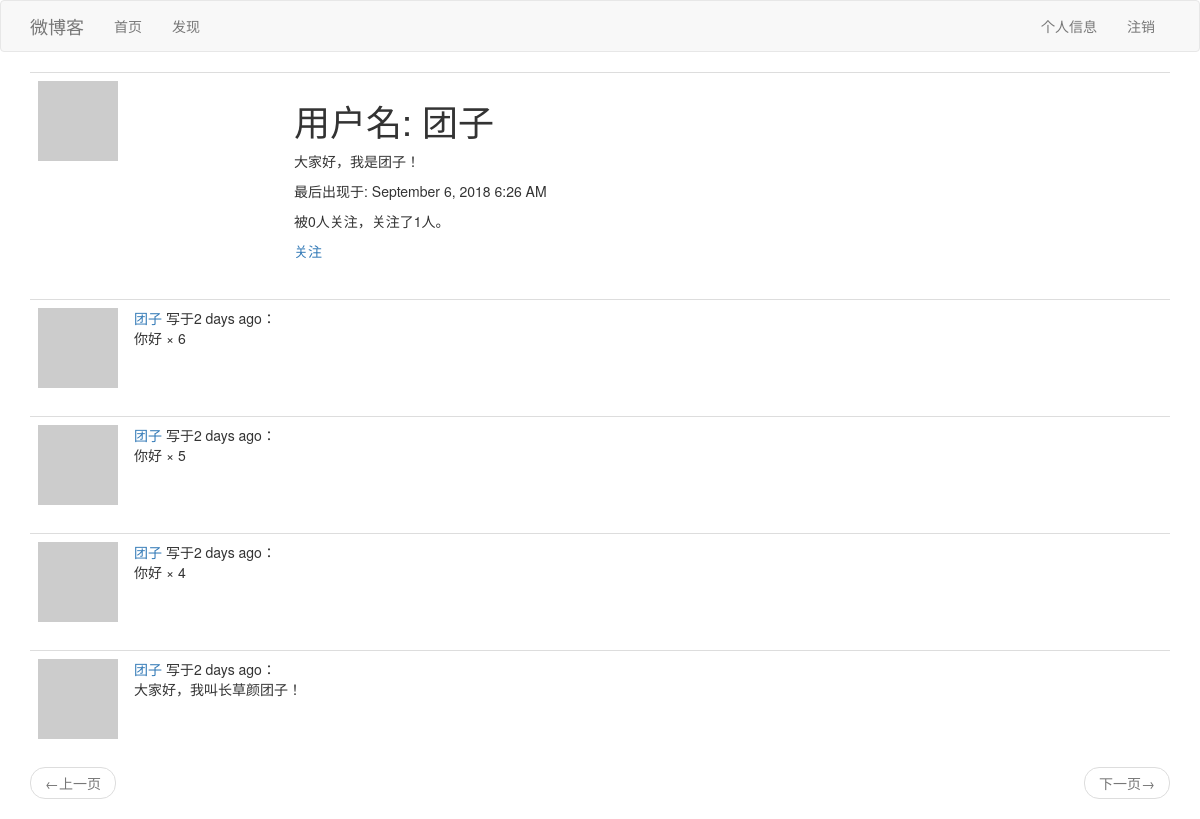
Page /user/团子 (signed in) on the committed database.
### app/models.py (models this page shows, shortened)
class User(UserMixin, db.Model):
    id = db.Column(db.Integer, primary_key=True)
    username = db.Column(db.String(64), index=True, unique=True)
    email = db.Column(db.String(120), index=True, unique=True)
    password_hash = db.Column(db.String(128))
    posts = db.relationship('Post', backref='author', lazy='dynamic')
    about_me = db.Column(db.String(140))
    last_seen = db.Column(db.DateTime, default=datetime.utcnow)
    followed = db.relationship(
        'User', secondary=followers,
        primaryjoin=(followers.c.follower_id == id),
        secondaryjoin=(followers.c.followed_id == id),
        backref=db.backref('followers', lazy='dynamic'),
        lazy='dynamic')
    def avatar(self, size):
        digest = md5(self.email.lower().encode('utf-8')).hexdigest()
        return 'https://www.gravatar.com/avatar/{}?d=robohash&s={}'.format(
            digest, size)
    def is_following(self, user):
        return self.followed.filter(
            followers.c.followed_id == user.id).count() > 0

class Post(db.Model):
    id = db.Column(db.Integer, primary_key=True)
    body = db.Column(db.String(140))
    timestamp = db.Column(db.DateTime, index=True, default=datetime.utcnow)
    user_id = db.Column(db.Integer, db.ForeignKey('user.id'))

### app/routes.py (the view)
@app.route('/user/<username>')
@login_required
def user(username):
    user = User.query.filter_by(username=username).first_or_404()
    page = request.args.get('page', 1, type=int)
    posts = user.posts.order_by(Post.timestamp.desc()).paginate(
        page, app.config['POSTS_PER_PAGE'], False)
    next_url = url_for('index', page=posts.next_num) if posts.has_next else None
    prev_url = url_for('index', page=posts.prev_num) if posts.has_prev else None
    return render_template('user.html', user=user, posts=posts.items,
                           next_url=next_url, prev_url=prev_url)

### app/models.py (called while the page is built)
@login.user_loader
def load_user(id):
    return User.query.get(int(id))

### app/routes.py (called while the page is built)
@app.before_request
def before_request():
    if current_user.is_authenticated:
        current_user.last_seen = datetime.utcnow()
        db.session.commit()

### app/templates/user.html
{% extends 'base.html' %}
{% block app_content %}
    <table class="table table-hover">
        <tr>
            <td width="256px"><img src="{{ user.avatar(256) }}"></td>
            <td>
                <h1>用户名: {{ user.username }}</h1>
                {% if user.about_me %}
                    <p>{{ user.about_me }}</p>
                {% endif %}
                {% if user.last_seen %}
                    <p>最后出现于: {{ moment(user.last_seen).format('LLL') }}</p>
                {% endif %}
                <p>被{{ user.followers.count() }}人关注，关注了{{ user.followed.count() }}人。</p>
                {% if user == current_user %}
                    <p><a href="{{ url_for('edit_profile') }}">编辑个人信息</a></p>
                {% elif not current_user.is_following(user) %}
                    <p><a href="{{ url_for('follow', username=user.username) }}">关注</a></p>
                {% else %}
                    <p><a href="{{ url_for('unfollow', username=user.username) }}">取消关注</a></p>
                {% endif %}
            </td>
        </tr>
    </table>
    {% for post in posts %}
        {% include "_post.html" %}
    {% endfor %}
    <nav aria-label="...">
        <ul class="pager">
            <li class="previous{% if not prev_url %} disabled{% endif %}">
                <a href="{{ prev_url or '#' }}">
                    <span aria-hidden="true">&larr;</span>上一页
                </a>
            </li>
            <li class="next{% if not next_url %} disabled{% endif %}">
                <a href="{{ next_url or '#' }}">
                    下一页<span aria-hidden="true">&rarr;</span>
                </a>
            </li>
        </ul>
    </nav>
{% endblock %}

### app/templates/_post.html (shortened to what this page needs)
<table class="table table-hover">
    <tr>
        <td width="70px">
            <a href="{{ url_for('user', username=post.author.username) }}">
                <img src="{{ post.author.avatar(36) }}">
            </a>
        </td>
        <td>
            <a href="{{ url_for('user', username=post.author.username) }}">
                {{ post.author.username }}
            </a>
            写于{{ moment(post.timestamp).fromNow() }}：
            <br/>
            {{ post.body }}
        </td>
</table>

### rows in the picture
User: username "团子", about_me "大家好，我是团子！", last_seen "September 6, 2018 6:26 AM"
Post: author.username "团子", timestamp "2 days ago", body "你好 × 6"
Post: author.username "团子", timestamp "2 days ago", body "你好 × 5"
Post: author.username "团子", timestamp "2 days ago", body "你好 × 4"
Post: author.username "团子", timestamp "2 days ago", body "大家好，我叫长草颜团子！"

### other values in the picture
{{ user.followers.count() }} "0"
{{ user.followed.count() }} "1"
